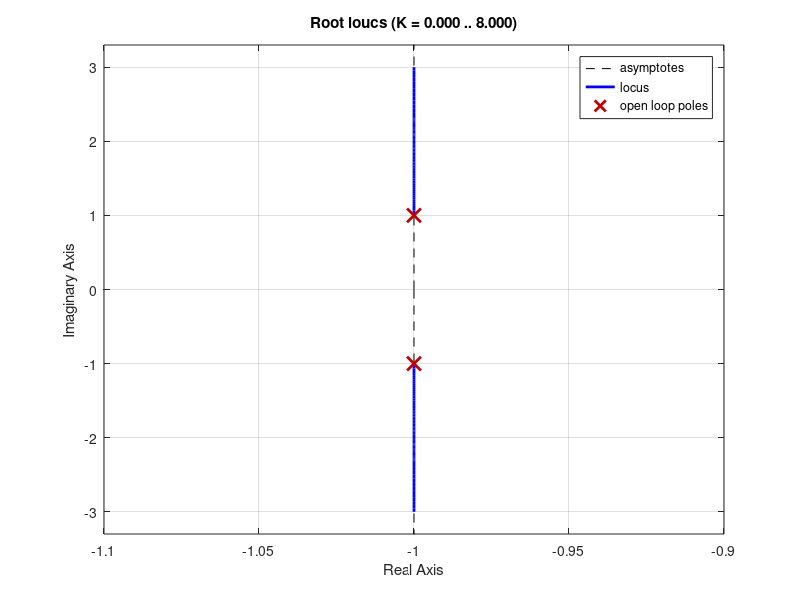

Write MATLAB code to recreate this figure. (Note: this script raises an error after producing the figure.)
clear all;
clf;
num=[1];
den=[1 2 2];

rlocus(tf(num, den));
[k, p]=rlocfind(tf(num, den));
xlabel('Real');
ylabel('Imaginary');
title(' 6.27(c):root locus');



